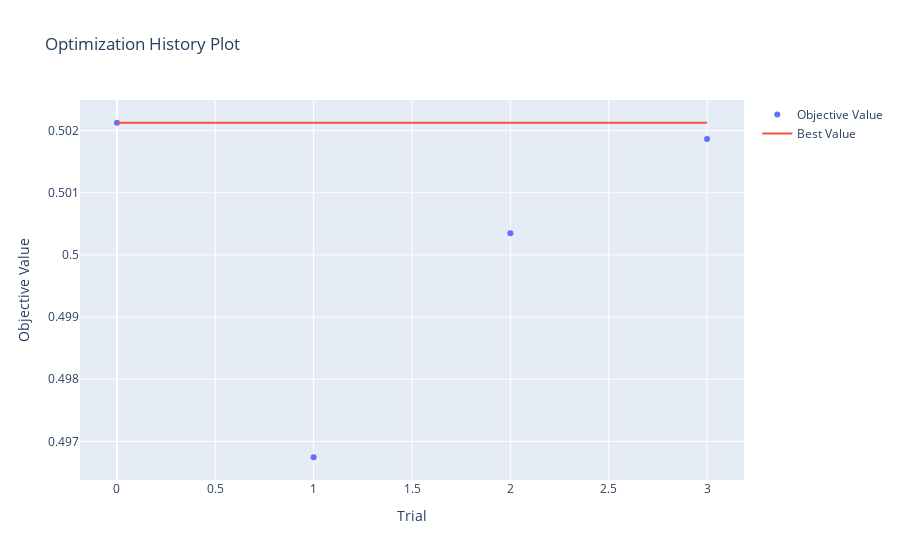
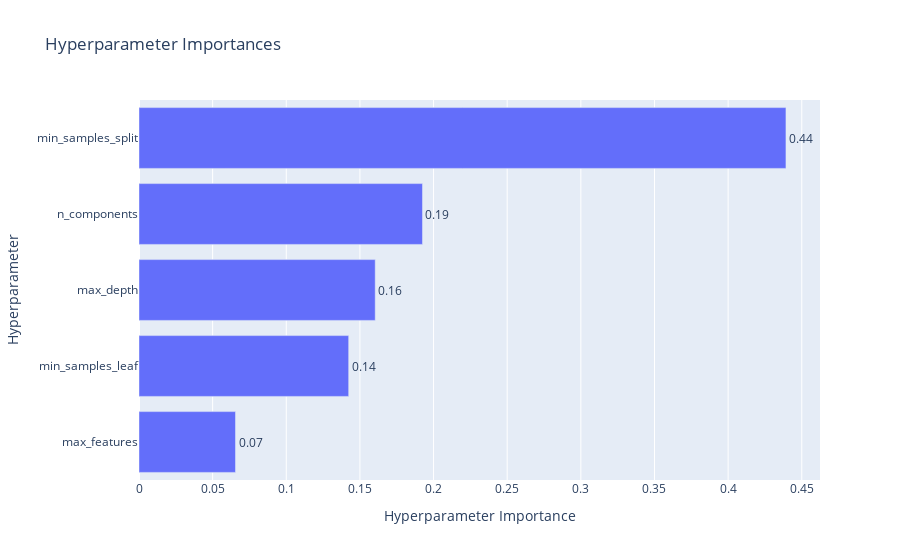
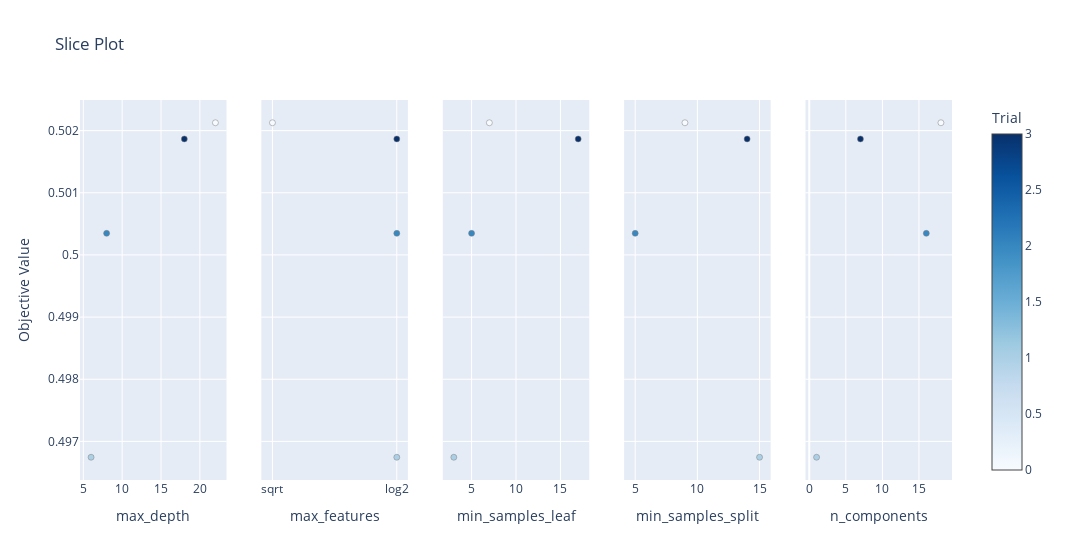

The notebook cell these images were saved under, in order:
### Code cell
# Create a study object with a pruner
pruner = optuna.pruners.MedianPruner(n_startup_trials=10)
study = optuna.create_study(direction="maximize", pruner=pruner)

# Optimize the objective function
study.optimize(objective, n_trials=100)

print("Best hyperparameters:", study.best_params)
print("Best value:", study.best_value)

# Evaluate on the validation set
X_test_scaled = best_scaler.transform(X_test)
X_test_scaled = best_pca.transform(X_test_scaled)
y_test_pred = best_model.predict(X_test_scaled)
test_accuracy = accuracy_score(y_test, y_test_pred)
print(f'accuracy on test set:{test_accuracy}')

# Optional: Visualize optimization results
vis.plot_optimization_history(study).show()
vis.plot_param_importances(study).show()
vis.plot_slice(study).show()

### Figure 1 — Plotly figure (JSON) as saved in the notebook; plotly's stock layout.template omitted (floating-point values rounded to 4 significant figures)
{"data": [{"mode": "markers", "name": "Objective Value", "type": "scatter", "x": [0, 1, 2, 3], "y": [0.5021, 0.4967, 0.5003, 0.5019]}, {"mode": "lines", "name": "Best Value", "type": "scatter", "x": [0, 1, 2, 3], "y": [0.5021, 0.5021, 0.5021, 0.5021]}, {"marker": {"color": "#cccccc"}, "mode": "markers", "name": "Infeasible Trial", "showlegend": false, "type": "scatter", "x": [], "y": []}], "layout": {"title": {"text": "Optimization History Plot"}, "xaxis": {"title": {"text": "Trial"}}, "yaxis": {"title": {"text": "Objective Value"}}}}

### Figure 2 — Plotly figure (JSON) as saved in the notebook; plotly's stock layout.template omitted (floating-point values rounded to 4 significant figures)
{"data": [{"cliponaxis": false, "hovertemplate": ["max_features (CategoricalDistribution): 0.06551748925833269<extra></extra>", "min_samples_leaf (IntDistribution): 0.14236423980675192<extra></extra>", "max_depth (IntDistribution): 0.16039102710929173<extra></extra>", "n_components (IntDistribution): 0.192466914851316<extra></extra>", "min_samples_split (IntDistribution): 0.43926032897430783<extra></extra>"], "name": "Objective Value", "orientation": "h", "text": ["0.07", "0.14", "0.16", "0.19", "0.44"], "textposition": "outside", "type": "bar", "x": [0.06552, 0.1424, 0.1604, 0.1925, 0.4393], "y": ["max_features", "min_samples_leaf", "max_depth", "n_components", "min_samples_split"]}], "layout": {"title": {"text": "Hyperparameter Importances"}, "xaxis": {"title": {"text": "Hyperparameter Importance"}}, "yaxis": {"title": {"text": "Hyperparameter"}}}}

### Figure 3 — Plotly figure (JSON) as saved in the notebook; plotly's stock layout.template omitted (floating-point values rounded to 4 significant figures)
{"data": [{"marker": {"color": [0, 1, 2, 3], "colorbar": {"title": {"text": "Trial"}, "x": 1, "xpad": 40}, "colorscale": [[0, "rgb(247,251,255)"], [0.125, "rgb(222,235,247)"], [0.25, "rgb(198,219,239)"], [0.375, "rgb(158,202,225)"], [0.5, "rgb(107,174,214)"], [0.625, "rgb(66,146,198)"], [0.75, "rgb(33,113,181)"], [0.875, "rgb(8,81,156)"], [1, "rgb(8,48,107)"]], "line": {"color": "Grey", "width": 0.5}, "showscale": true}, "mode": "markers", "name": "Feasible Trial", "showlegend": false, "type": "scatter", "x": [22, 6, 8, 18], "xaxis": "x", "y": [0.5021, 0.4967, 0.5003, 0.5019], "yaxis": "y"}, {"marker": {"color": [0, 1, 2, 3], "colorbar": {"title": {"text": "Trial"}, "x": 1, "xpad": 40}, "colorscale": [[0, "rgb(247,251,255)"], [0.125, "rgb(222,235,247)"], [0.25, "rgb(198,219,239)"], [0.375, "rgb(158,202,225)"], [0.5, "rgb(107,174,214)"], [0.625, "rgb(66,146,198)"], [0.75, "rgb(33,113,181)"], [0.875, "rgb(8,81,156)"], [1, "rgb(8,48,107)"]], "line": {"color": "Grey", "width": 0.5}, "showscale": false}, "mode": "markers", "name": "Feasible Trial", "showlegend": false, "type": "scatter", "x": ["sqrt", "log2", "log2", "log2"], "xaxis": "x2", "y": [0.5021, 0.4967, 0.5003, 0.5019], "yaxis": "y2"}, {"marker": {"color": [0, 1, 2, 3], "colorbar": {"title": {"text": "Trial"}, "x": 1, "xpad": 40}, "colorscale": [[0, "rgb(247,251,255)"], [0.125, "rgb(222,235,247)"], [0.25, "rgb(198,219,239)"], [0.375, "rgb(158,202,225)"], [0.5, "rgb(107,174,214)"], [0.625, "rgb(66,146,198)"], [0.75, "rgb(33,113,181)"], [0.875, "rgb(8,81,156)"], [1, "rgb(8,48,107)"]], "line": {"color": "Grey", "width": 0.5}, "showscale": false}, "mode": "markers", "name": "Feasible Trial", "showlegend": false, "type": "scatter", "x": [7, 3, 5, 17], "xaxis": "x3", "y": [0.5021, 0.4967, 0.5003, 0.5019], "yaxis": "y3"}, {"marker": {"color": [0, 1, 2, 3], "colorbar": {"title": {"text": "Trial"}, "x": 1, "xpad": 40}, "colorscale": [[0, "rgb(247,251,255)"], [0.125, "rgb(222,235,247)"], [0.25, "rgb(198,219,239)"], [0.375, "rgb(158,202,225)"], [0.5, "rgb(107,174,214)"], [0.625, "rgb(66,146,198)"], [0.75, "rgb(33,113,181)"], [0.875, "rgb(8,81,156)"], [1, "rgb(8,48,107)"]], "line": {"color": "Grey", "width": 0.5}, "showscale": false}, "mode": "markers", "name": "Feasible Trial", "showlegend": false, "type": "scatter", "x": [9, 15, 5, 14], "xaxis": "x4", "y": [0.5021, 0.4967, 0.5003, 0.5019], "yaxis": "y4"}, {"marker": {"color": [0, 1, 2, 3], "colorbar": {"title": {"text": "Trial"}, "x": 1, "xpad": 40}, "colorscale": [[0, "rgb(247,251,255)"], [0.125, "rgb(222,235,247)"], [0.25, "rgb(198,219,239)"], [0.375, "rgb(158,202,225)"], [0.5, "rgb(107,174,214)"], [0.625, "rgb(66,146,198)"], [0.75, "rgb(33,113,181)"], [0.875, "rgb(8,81,156)"], [1, "rgb(8,48,107)"]], "line": {"color": "Grey", "width": 0.5}, "showscale": false}, "mode": "markers", "name": "Feasible Trial", "showlegend": false, "type": "scatter", "x": [18, 1, 16, 7], "xaxis": "x5", "y": [0.5021, 0.4967, 0.5003, 0.5019], "yaxis": "y5"}], "layout": {"title": {"text": "Slice Plot"}, "width": 1500, "xaxis": {"anchor": "y", "domain": [0, 0.168], "title": {"text": "max_depth"}}, "xaxis2": {"anchor": "y2", "categoryarray": ["sqrt", "log2"], "categoryorder": "array", "domain": [0.208, 0.376], "title": {"text": "max_features"}, "type": "category"}, "xaxis3": {"anchor": "y3", "domain": [0.416, 0.584], "title": {"text": "min_samples_leaf"}}, "xaxis4": {"anchor": "y4", "domain": [0.624, 0.792], "title": {"text": "min_samples_split"}}, "xaxis5": {"anchor": "y5", "domain": [0.832, 1], "title": {"text": "n_components"}}, "yaxis": {"anchor": "x", "domain": [0, 1], "title": {"text": "Objective Value"}}, "yaxis2": {"anchor": "x2", "domain": [0, 1], "matches": "y", "showticklabels": false}, "yaxis3": {"anchor": "x3", "domain": [0, 1], "matches": "y", "showticklabels": false}, "yaxis4": {"anchor": "x4", "domain": [0, 1], "matches": "y", "showticklabels": false}, "yaxis5": {"anchor": "x5", "domain": [0, 1], "matches": "y", "showticklabels": false}}}
